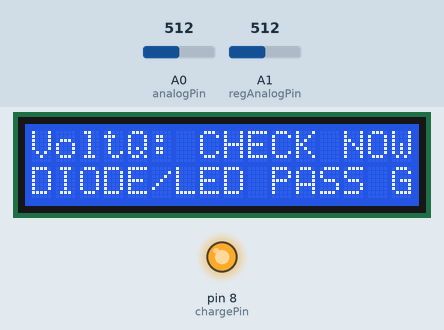
This sketch was run on a simulated Arduino Uno, built with avr-gcc and run on an emulated ATmega328P. On the bench: 16×2 character LCD, output pins drawn as LEDs (lit = HIGH). The test bench sets the inputs (shaded band); at power-on: A1 (regAnalogPin) = 512, A0 (analogPin) = 512. Pins used as bus, display or sensor lines are not drawn; what the sketch prints to the serial monitor is not drawn.

Above: at 1.2 s.
1.3 s: A1 (regAnalogPin) set to 805
13.0 s: A1 (regAnalogPin) set to 832
At 19.8 s:
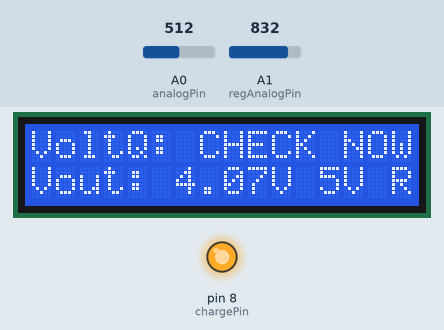
20.1 s: A1 (regAnalogPin) set to 716
At 26.2 s:
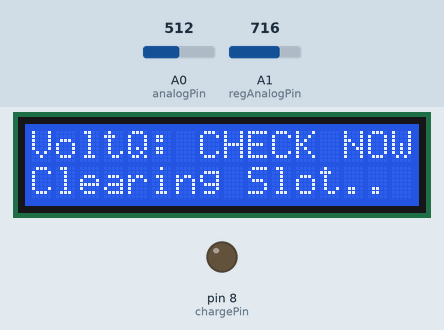
27.9 s: A0 (analogPin) set to 110
At 37.8 s:
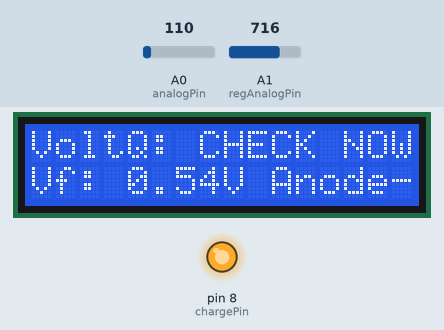
38.6 s: A0 (analogPin) set to 98
At 46.1 s:
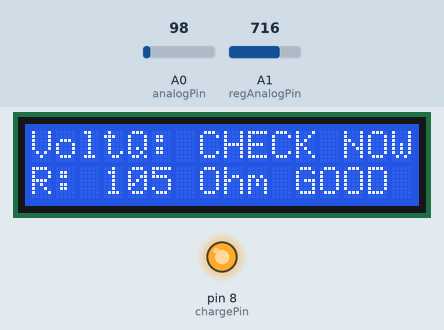
52.6 s: A0 (analogPin) set to 122
At 57.5 s:
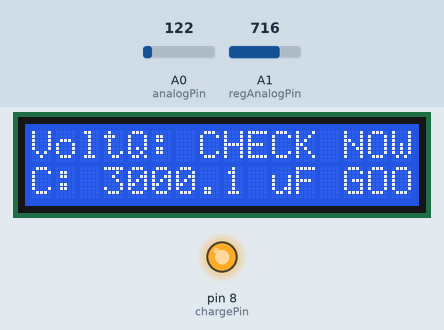
Timing chart, 0 to 65.4 s (numbered marks = the images above; inputs shaded):
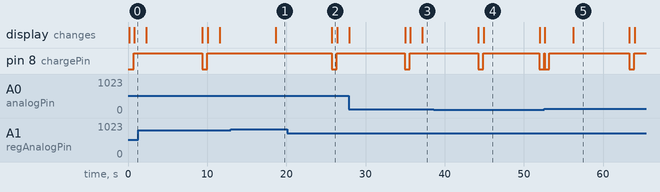

Measured:
- the behaviour switches between 818 and 819 on A1 (regAnalogPin) (found by bisection; images 0 and 1)
- the behaviour switches between 103 and 102 on A0 (analogPin) (found by bisection; images 3 and 4)
- after the input at 13.0 s, pin 8 (chargePin): stays HIGH (without the input it goes to LOW after 5.6 s); the display: changes after 5.7 s (image 1)
- after the input at 20.1 s, pin 8 (chargePin): HIGH → LOW after 5.6 s, → HIGH 0.62 s later; the display: changes after 5.6 s (image 2)
- after the input at 38.6 s, the display: first differs from a run without the input after 6.3 s (image 4)
- after the input at 52.6 s, the display: first changes at once (image 5 shows a later state)
- what the display in image 2 shows lasts 0.7 s, from 25.7 s to 26.4 s

The sketch:

Arduino_Uno_Code.ino
```cpp
#include <Wire.h>
#include <LiquidCrystal_I2C.h>

LiquidCrystal_I2C lcd(0x27, 16, 2);

const int chargePin = 8;
const int dischargePin = 9;
const int analogPin = A0;

const int regPowerPin = 7;
const int regAnalogPin = A1;

float V_IN = 5.0;
float R_REF = 1000.0;
unsigned long startTime;
unsigned long elapsedTime;

int emptyCount = 0;

void setup() {
  Serial.begin(9600);
  pinMode(chargePin, OUTPUT);
  pinMode(dischargePin, OUTPUT);
  pinMode(regPowerPin, OUTPUT);
  digitalWrite(regPowerPin, LOW);

  lcd.init();
  lcd.backlight();
  lcd.setCursor(0, 0);
  lcd.print("VoltQ: CHECK NOW");
}

void loop() {
  digitalWrite(regPowerPin, HIGH);
  delay(50);
  int regValue = analogRead(regAnalogPin);
  float regVoltage = (regValue * V_IN) / 1023.0;

  if (regVoltage > 4.0) {
    emptyCount = 0;
    lcd.setCursor(0, 1);
    lcd.print("REGULATOR PASS  ");
    lcd.setCursor(0, 1);
    lcd.print("Vout: "); lcd.print(regVoltage, 2); lcd.print("V 5V Reg");
    Serial.print("REG:"); Serial.print(regVoltage, 2); Serial.println(" V");
    delay(7000);
    digitalWrite(regPowerPin, LOW);
    return;
  }
  digitalWrite(regPowerPin, LOW);

  digitalWrite(chargePin, LOW);
  pinMode(dischargePin, OUTPUT);
  digitalWrite(dischargePin, LOW);
  lcd.setCursor(0, 1);
  lcd.print("Clearing Slot.. ");
  delay(600);

  pinMode(dischargePin, INPUT);
  digitalWrite(chargePin, HIGH);
  delay(5);
  int test1 = analogRead(analogPin);
  delay(20);
  int test2 = analogRead(analogPin);

  if (test1 >= 1015 && test1 < 1023) {
    emptyCount = 0;
    lcd.setCursor(0, 1);
    lcd.print("Resistor > 100 kOhm    ");
    Serial.println("above 100k ohm");
    delay(7000);
    return;
  }


  if (test1 >= 1023) {
    emptyCount++;
    lcd.setCursor(0, 1);

    if (emptyCount == 2) {

      lcd.print("ALERT: BAD COND ");
      Serial.println("ALERT: BAD CONDITION");
    } else {

      if (emptyCount > 2) {
        emptyCount = 1;
      }
      lcd.print("Slot Empty      ");
      Serial.println("EMPTY");
    }
    delay(8000);
    return;
  }

  if (test1 <= 5) {
    emptyCount = 0;
    lcd.setCursor(0, 1);
    lcd.print("ALERT: POOR CONDITION   ");
    Serial.println("SHORT");
    delay(7000);
    return;
  }

  emptyCount = 0;

  if (test2 > test1 + 8) {
    lcd.setCursor(0, 1);
    lcd.print("Measuring Capacitor...");

    digitalWrite(chargePin, LOW);
    pinMode(dischargePin, OUTPUT);
    digitalWrite(dischargePin, LOW);
    delay(600);
    pinMode(dischargePin, INPUT);

    digitalWrite(chargePin, HIGH);
    startTime = micros();
    while(analogRead(analogPin) < 647) {
      if ((micros() - startTime) > 3000000) break;
    }
    elapsedTime = micros() - startTime;

    float capacitance = ((float)elapsedTime / R_REF);
    lcd.setCursor(0, 1);

    if (capacitance > 1.0) {
      lcd.print("C: "); lcd.print(capacitance, 1); lcd.print(" uF GOOD CONDITION      ");
      Serial.print("CAPACITOR:"); Serial.print(capacitance, 1); Serial.println(" uF");
    } else {
      lcd.print("C: "); lcd.print(capacitance * 1000.0, 0); lcd.print(" nF GOOD CONDITION      ");
      Serial.print("CAPACITOR:"); Serial.print(capacitance * 1000.0, 0); Serial.println(" nF");
    }
    delay(7000);
  }
  else {
    float vHigh = (test2 * V_IN) / 1023.0;

    pinMode(chargePin, INPUT_PULLUP);
    delay(15);
    int lowCurrentReading = analogRead(analogPin);
    float vLow = (lowCurrentReading * V_IN) / 1023.0;

    pinMode(chargePin, OUTPUT);
    digitalWrite(chargePin, HIGH);

    if ((vHigh - vLow) < 0.4 && vHigh > 0.5) {
      lcd.setCursor(0, 1);
      lcd.print("DIODE/LED PASS GOOD CONDITION ");
      delay(1500);
      lcd.setCursor(0, 1);
      lcd.print("Vf: "); lcd.print(vHigh, 2); lcd.print("V Anode->R20");
      Serial.print("LED:"); Serial.print(vHigh, 2); Serial.println(" V");
      delay(7000);
    }
    else {
      float rUnknown = R_REF * (vHigh / (V_IN - vHigh));
      lcd.setCursor(0, 1);
      lcd.print("R: ");
      if (rUnknown >= 1000.0) {
        lcd.print(rUnknown / 1000.0, 1); lcd.print(" kOhm     ");
        Serial.print("RESISTOR:"); Serial.print(rUnknown / 1000.0, 1); Serial.println(" kOhm");
      } else {
        lcd.print((int)rUnknown); lcd.print(" Ohm GOOD CONDITION     ");
        Serial.print("RESISTOR:"); Serial.print((int)rUnknown); Serial.println(" Ohm");
      }
      delay(7000);
    }
  }
}
```
